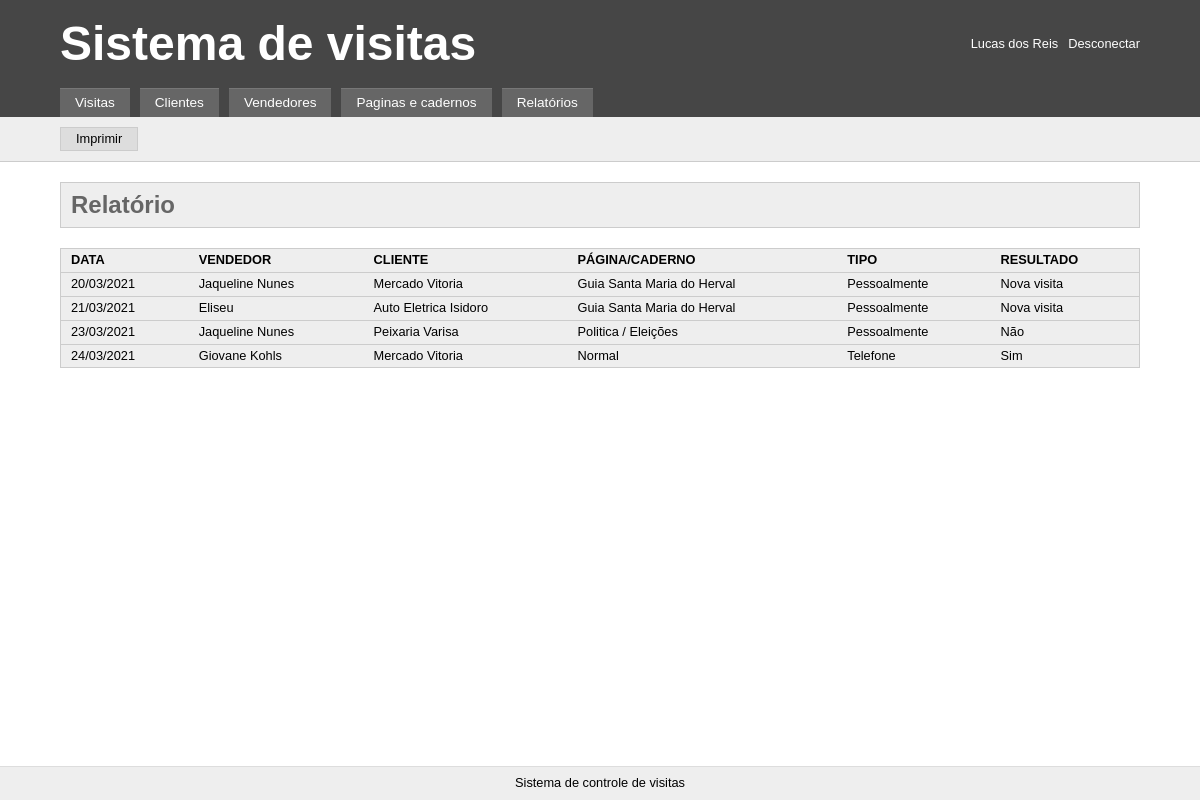
The page /resultado.php (signed in) on the database its author committed.
### tables this page shows
CREATE TABLE `visits` (
  `id` int(11) NOT NULL,
  `date` varchar(20) NOT NULL,
  `seller` varchar(255) NOT NULL,
  `client` varchar(255) NOT NULL,
  `contact` varchar(255) NOT NULL,
  `page` varchar(100) NOT NULL,
  `type` varchar(50) NOT NULL,
  `phone` varchar(30) NOT NULL,
  `result` varchar(20) NOT NULL
);

### _include/crud.php (called while the page is built, shortened)
<?php
$infoVisits = $pdo->query("SELECT * FROM visits")->fetchAll();

### resultado.php (the view, shortened to what this page needs)
<?php
include("_include/db_connect.inc.php");
include("_include/crud.php");
$infoResult = $pdo->query("SELECT * FROM visits ORDER BY `date` ASC")->fetchAll();
?>
<!DOCTYPE html>
<html>
<head>
	<link rel="stylesheet" type="text/css" href="_templates/css/style.css">
</head>
<body>
	<header class="no-print">
		<div class="content">
			<nav>
				<h1>Sistema de visitas</h1>
				<div class="action">
					<a href="index.php?tab=editar_perfil&subtab=editar_usuario"><?= $_SESSION['name'] ?></a>
					<a href="index.php?get_out">Desconectar</a>
				</div>
			</nav>
			<div class="tabs">
				<a href="index.php?tab=visitas&subtab=ultimas_visitas_cadastradas" class="<?php echo ($current_tab == 'visitas'?'active':'') ?>">Visitas</a>
				<a href="index.php?tab=clientes&subtab=lista_de_clientes" class="<?php echo ($current_tab == 'clientes'?'active':'') ?>">Clientes</a>
				<a href="index.php?tab=vendedores&subtab=lista_de_vendedores" class="<?php echo ($current_tab == 'vendedores'?'active':'') ?>">Vendedores</a>
				<a href="index.php?tab=paginascadernos&subtab=lista_de_pagina_e_caderno" class="<?php echo ($current_tab == 'paginascadernos'?'active':'') ?>">Paginas e cadernos</a>
				<a href="index.php?tab=relatorios&subtab=geral_relatorio" class="<?php echo ($current_tab == 'relatorios'?'active':'') ?>">Relatórios</a>
			</div>
		</div>
	</header>
	<main>
		<nav class="opcoes no-print">
			<div class="content">
				<a onclick="window.print()">Imprimir</a>
			</div>
		</nav>
		<div class="content">
			<h2 class="no-print">Relatório</h2>
			<div class="responsive_table">
				<table>
					<tr>
						<th>Data</th>
						<th>Vendedor</th>
						<th>Cliente</th>
						<th>Página/Caderno</th>
						<th>Tipo</th>
						<th>Resultado</th>
					</tr>
					<?php foreach ($infoResult as $valueResult) {
						if(empty($_POST['result']) || in_array($valueResult['result'], $_POST['result'])){
							if(empty($_POST['type']) || in_array($valueResult['type'], $_POST['type'])){
								if(empty($_POST['page']) || in_array($valueResult['page'], $_POST['page'])){
									if(empty($_POST['client']) || in_array($valueResult['client'], $_POST['client'])){
										if(empty($_POST['seller']) || in_array($valueResult['seller'], $_POST['seller'])){
											if ((empty($_POST['start_date']) && empty($_POST['end_date'])) || ((date('Y-m-d',strtotime($valueResult['date'])) >= $_POST['start_date']) && (date('Y-m-d',strtotime($valueResult['date'])) <= $_POST['end_date']))){ ?>
												<tr>
													<td><?= date('d/m/Y',strtotime($valueResult['date'])) ?></td>
													<td><?= $valueResult['seller'] ?></td>
													<td><?= $valueResult['client'] ?></td>
													<td><?= $valueResult['page'] ?></td>
													<td><?= $valueResult['type'] ?></td>
													<td><?= $valueResult['result'] ?></td>
												</tr>
											<?php }
										}
									}
								}
							}
						}
					} ?>
				</table>
			</div>
		</div>
	</main>
	<footer class="no-print">
		<div class="content">
			<p>Sistema de controle de visitas</p>
		</div>
	</footer>
</body>

### _templates/css/style.css (style rules this page uses)
* { margin: 0; padding: 0; font: inherit; -moz-box-sizing: border-box; -webkit-box-sizing: border-box; box-sizing: border-box; }
body { line-height: 1; font-size: 1em; font-family: Arial, Helvetica, sans-serif; }
table { border-collapse: collapse; border-spacing: 0; }
.content { max-width: 1100px; margin: 0 auto; padding: 0 10px; }
.responsive_table { overflow-x: auto; }
body > header { background: #464646; color: white; }
body > header nav { display: flex; justify-content: space-between; align-items: center; padding: 20px 0; }
body > header nav h1 { font-size: 3em; font-weight: 700; }
body > header nav .action { display: flex; font-size: 0.8em; }
body > header nav .action a { text-decoration: none; color: #fff; margin-left: 10px; }
body > header .tabs { display: flex; }
body > header .tabs a { font-size: 0.85em; background: #666; border-top: 1px solid #777; margin-right: 10px; padding: 7px 15px; text-decoration: none; color: #fff; }
.opcoes { background: #eee; padding: 10px 0; border-bottom: 1px solid #ccc; }
.opcoes .content { display: flex; }
.opcoes a { background: #ddd; display: inline-block; color: #000; text-decoration: none; font-size: 0.8em; border: 1px solid #ccc; padding: 5px 15px; margin-right: 5px; }
main { padding-bottom: 100px; }
main h2 { background-color: #eee; border: 1px solid #ccc; margin: 20px 0; padding: 10px; font-size: 1.5em; font-weight: bold; color: #666; }
main table { border: 1px solid #ccc; width: 100%; white-space: nowrap; }
main table tr { background: #eee; }
main table tr td, main table tr th { border-bottom: 1px solid #ccc; padding: 5px 10px; font-size: 0.8em; }
main table tr th { text-align: left; text-transform: uppercase; font-size: 0.8em; font-weight: bold; }
footer { background: #eee; padding: 10px 0; margin-top: 20px; border-top: 1px solid #ddd; text-align: center; position: fixed; left: 0; bottom: 0; width: 100%; font-size: 0.8em; }

### rows shown on the page
visits: date "20/03/2021", seller "Jaqueline Nunes", client "Mercado Vitoria", page "Guia Santa Maria do Herval", type "Pessoalmente", result "Nova visita"
visits: date "21/03/2021", seller "Eliseu", client "Auto Eletrica Isidoro", page "Guia Santa Maria do Herval", type "Pessoalmente", result "Nova visita"
visits: date "23/03/2021", seller "Jaqueline Nunes", client "Peixaria Varisa", page "Politica / Eleições", type "Pessoalmente", result "Não"
visits: date "24/03/2021", seller "Giovane Kohls", client "Mercado Vitoria", page "Normal", type "Telefone", result "Sim"

### other values the page prints
$_SESSION['name'] "Lucas dos Reis"
